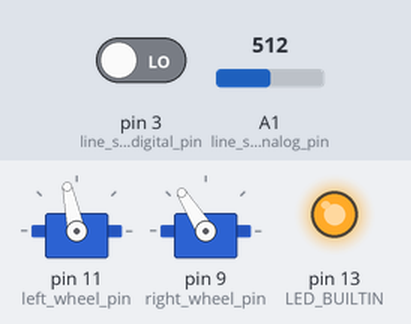
The sketch below on a simulated Arduino Uno, built with avr-gcc and run on an emulated ATmega328P. Parts: 2 × servo, output pins drawn as LEDs (lit = HIGH). The inputs (shaded band) are chosen by the test bench; at power-on: pin 3 (line_sensor_digital_pin) LOW, A1 (line_sensor_analog_pin) = 512. Pins used as bus, display or sensor lines are not drawn.

Above: at 4.2 s.
4.3 s: pin 3 (line_sensor_digital_pin) driven HIGH
At 5.5 s:
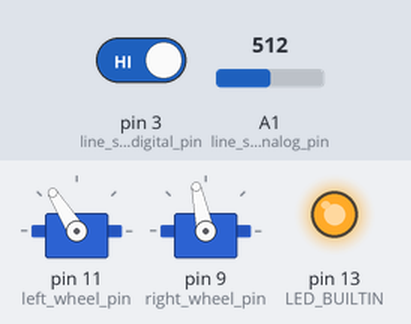
5.8 s: pin 3 (line_sensor_digital_pin) driven LOW
At 7.0 s:
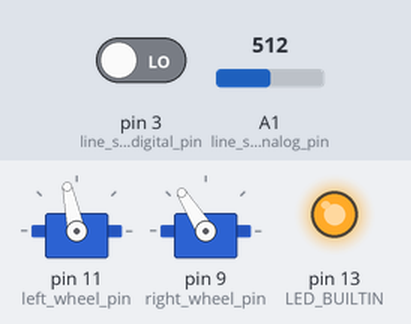
Timing chart, 0 to 8.8 s (numbered marks = the images above; inputs shaded):
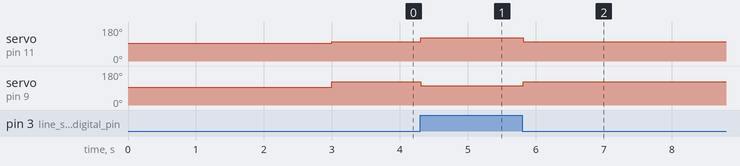

Measured:
- after the input at 4.3 s, servo on pin 11 (left_wheel_pin): 102° → 122° at once; servo on pin 9 (right_wheel_pin): 122° → 102° at once
- after the input at 5.8 s, servo on pin 11 (left_wheel_pin): 122° → 102° at once; servo on pin 9 (right_wheel_pin): 102° → 122° at once

The sketch:

mates-line_follower.ino
```cpp
// include the Servo library
#include <Servo.h>

const int line_sensor_analog_pin = A1;
const int line_sensor_digital_pin = 3;
const int line_sensor_power_pin = 2; // Line sensor is powered by digital out pin

int line_sensor_state = 0;
int line_sensor_value = 0;

const int black = 1;  // Line sensor state defines black line under the sensor

const int left_wheel_pin = 11;  // Servo control signal output
const int right_wheel_pin = 9;

Servo left_wheel;
Servo right_wheel;

const int out_speed = 1800; // Outer wheel speed
const int in_speed = 1600;  // Inner wheel speed

void setup() {
  // put your setup code here, to run once:

  pinMode(line_sensor_digital_pin, INPUT);

  left_wheel.attach(left_wheel_pin);
  right_wheel.attach(right_wheel_pin);

  pinMode(line_sensor_power_pin, OUTPUT);
  digitalWrite(line_sensor_power_pin, HIGH);  // Pwer the line sensor up

  pinMode(LED_BUILTIN, OUTPUT);
  digitalWrite(LED_BUILTIN, HIGH);  // Turn the user LED on

  left_wheel.writeMicroseconds(1500); // Breake the wheels...
  right_wheel.writeMicroseconds(1500);

  delay(3000);                        // ...for 3s
}

void loop() {
  // put your main code here, to run repeatedly:

  line_sensor_state = digitalRead(line_sensor_digital_pin);

  // Read also sensor's analog value for future purposes
  line_sensor_value = analogRead(line_sensor_analog_pin);

  if (line_sensor_state == black)
  {
    left_wheel.writeMicroseconds(out_speed);
    right_wheel.writeMicroseconds(in_speed);
  }
  else
  {
    left_wheel.writeMicroseconds(in_speed);
    right_wheel.writeMicroseconds(out_speed);
  }

  delay(50);
}
```
